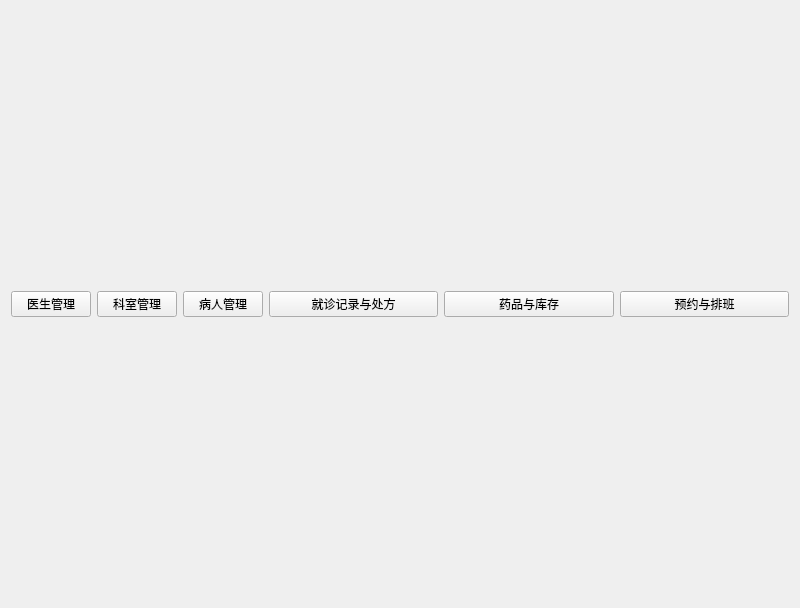
<?xml version="1.0" encoding="UTF-8"?>
<ui version="4.0">
 <class>WelcomeView</class>
 <widget class="QWidget" name="WelcomeView">
  <property name="geometry">
   <rect>
    <x>0</x>
    <y>0</y>
    <width>800</width>
    <height>608</height>
   </rect>
  </property>
  <property name="windowTitle">
   <string>欢迎</string>
  </property>
  <layout class="QVBoxLayout" name="verticalLayout">
   <item>
    <spacer name="verticalSpacer">
     <property name="orientation">
      <enum>Qt::Orientation::Vertical</enum>
     </property>
     <property name="sizeHint" stdset="0">
      <size>
       <width>20</width>
       <height>268</height>
      </size>
     </property>
    </spacer>
   </item>
   <item>
    <layout class="QHBoxLayout" name="horizontalLayout_2">
     <item>
      <layout class="QHBoxLayout" name="horizontalLayout">
       <item>
        <widget class="QPushButton" name="btDoctor">
         <property name="maximumSize">
          <size>
           <width>16777215</width>
           <height>16777215</height>
          </size>
         </property>
         <property name="text">
          <string>医生管理</string>
         </property>
         <property name="icon">
          <iconset>
           <normaloff>C:/Users/hebi_/Desktop/images/医生.png</normaloff>C:/Users/hebi_/Desktop/images/医生.png</iconset>
         </property>
        </widget>
       </item>
       <item>
        <widget class="QPushButton" name="Department">
         <property name="maximumSize">
          <size>
           <width>16777215</width>
           <height>16777215</height>
          </size>
         </property>
         <property name="text">
          <string>科室管理</string>
         </property>
         <property name="icon">
          <iconset>
           <normaloff>C:/Users/hebi_/Desktop/images/科室.png</normaloff>C:/Users/hebi_/Desktop/images/科室.png</iconset>
         </property>
        </widget>
       </item>
       <item>
        <widget class="QPushButton" name="btPatient">
         <property name="maximumSize">
          <size>
           <width>16777215</width>
           <height>16777215</height>
          </size>
         </property>
         <property name="text">
          <string>病人管理</string>
         </property>
         <property name="icon">
          <iconset>
           <normaloff>C:/Users/hebi_/Desktop/images/患者.png</normaloff>C:/Users/hebi_/Desktop/images/患者.png</iconset>
         </property>
        </widget>
       </item>
      </layout>
     </item>
     <item>
      <widget class="QPushButton" name="pushButton">
       <property name="text">
        <string>就诊记录与处方</string>
       </property>
      </widget>
     </item>
     <item>
      <widget class="QPushButton" name="pushButton_2">
       <property name="text">
        <string>药品与库存</string>
       </property>
      </widget>
     </item>
     <item>
      <widget class="QPushButton" name="pushButton_3">
       <property name="text">
        <string>预约与排班</string>
       </property>
      </widget>
     </item>
    </layout>
   </item>
   <item>
    <spacer name="verticalSpacer_2">
     <property name="orientation">
      <enum>Qt::Orientation::Vertical</enum>
     </property>
     <property name="sizeHint" stdset="0">
      <size>
       <width>20</width>
       <height>268</height>
      </size>
     </property>
    </spacer>
   </item>
  </layout>
 </widget>
 <resources/>
 <connections/>
</ui>
